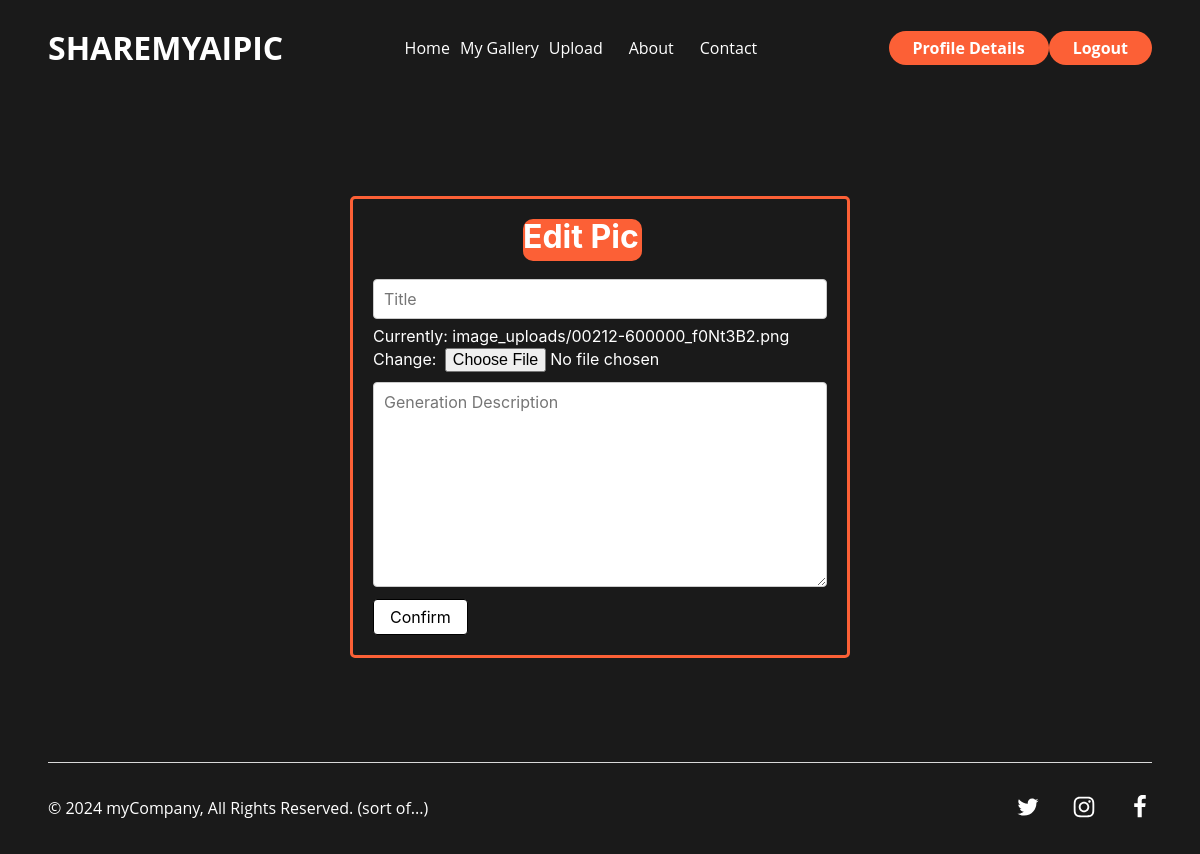
The page /details/edit/5/ (signed in) on the database as committed earlier.
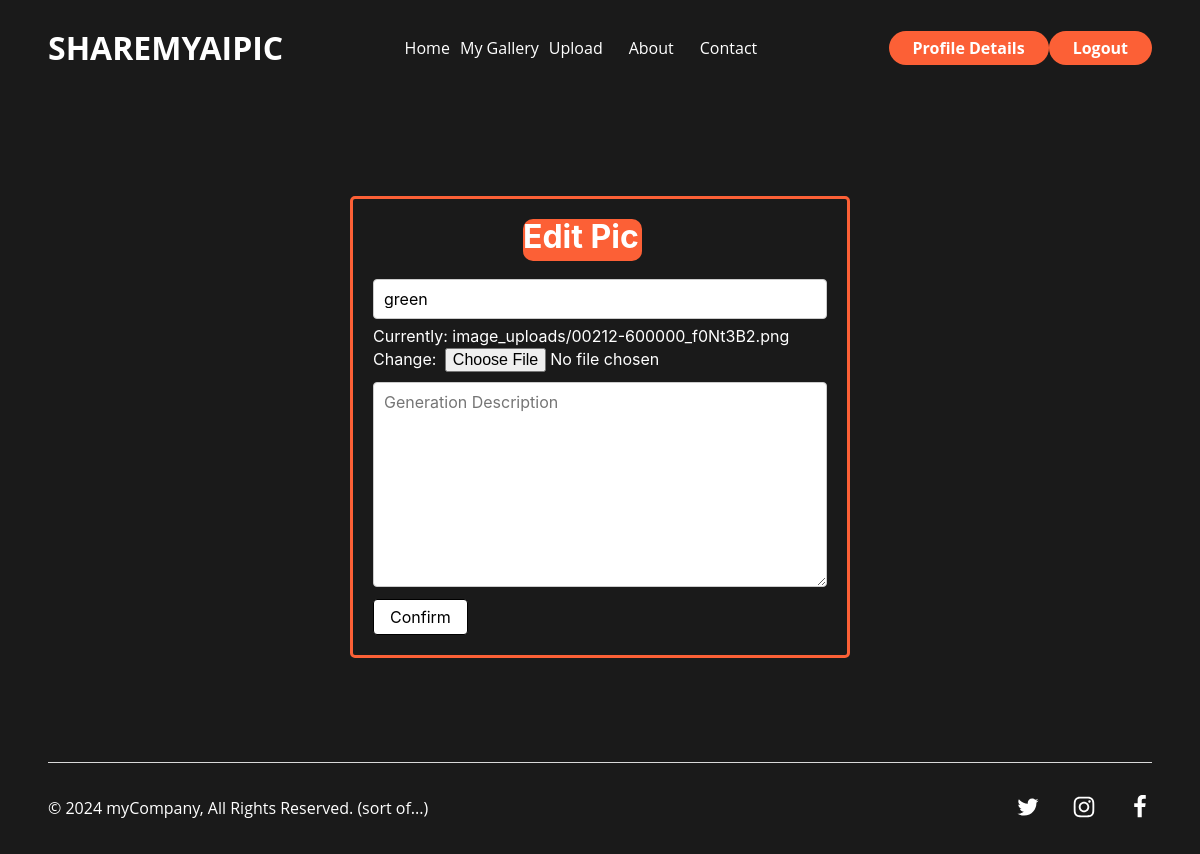
The same page on the database as committed later.
### sharemypic/pics/models.py (models this page shows)
class Image(models.Model):
    MAX_TITLE_LENGTH = 100
    title = models.CharField(max_length=MAX_TITLE_LENGTH, blank=True, null=True)
    image_file = models.ImageField(upload_to='image_uploads/',)
    generation_description = models.TextField(blank=True, null=True)
    created_at = models.DateTimeField(auto_now_add=True)
    user = models.ForeignKey(User, on_delete=models.CASCADE, related_name='images')
    tagged_images = models.ManyToManyField(Tag, related_name='tagged', blank=True)
    def can_edit(self, user):
        return user == self.user

### sharemypic/pics/views.py (the view, shortened to what this page needs)
# urls.py: path('details/edit/<int:pk>/', ImageEditView.as_view(), name='edit pic'),
class ImageEditView(views.UpdateView):
    model = Image
    fields = ['title', 'image_file','generation_description']
    template_name = 'pics/edit_pic.html'
    def dispatch(self, request, *args, **kwargs):
        self.object = self.get_object()
        if not self.object.can_edit(request.user):
            return HttpResponseForbidden("You do not have permission to edit this image.")
        return super().dispatch(request, *args, **kwargs)

### sharemypic/accounts/templatetags/placeholders.py (called while the page is built)
@register.filter
def placeholders(field, token):
    field.field.widget.attrs['placeholder'] =token
    return field

### templates/pics/edit_pic.html (shortened to what this page needs)
{% extends 'base.html' %}
{% load placeholders %}
{% block main_content %}
<div class="heroContainer home-hero1">
    <div class="container">
        <div class="edit-form-container">
            <div class="edit-form">
                <h1 class="h1-edit">Edit Pic</h1>
                <form action="{% url 'edit pic' pk=object.pk %}" method="POST" enctype="multipart/form-data">
                    <p>
                        {{ form.title|placeholders:"Title" }}
                        {{ form.image_file|placeholders:"Image File" }}
                        {{ form.generation_description|placeholders:"Generation Description" }}
                    </p>
                    <button type="submit" class="button">Confirm</button>
                </form>
            </div>
        </div>
    </div>
</div>
{% endblock %}

Rows that differ between the two databases and show on the page:
changed Image: title (not shown) → "green"
